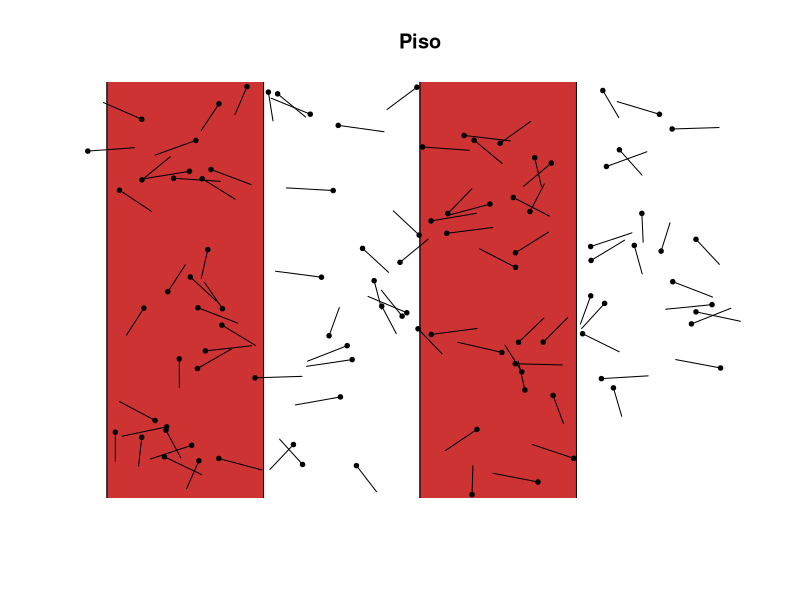
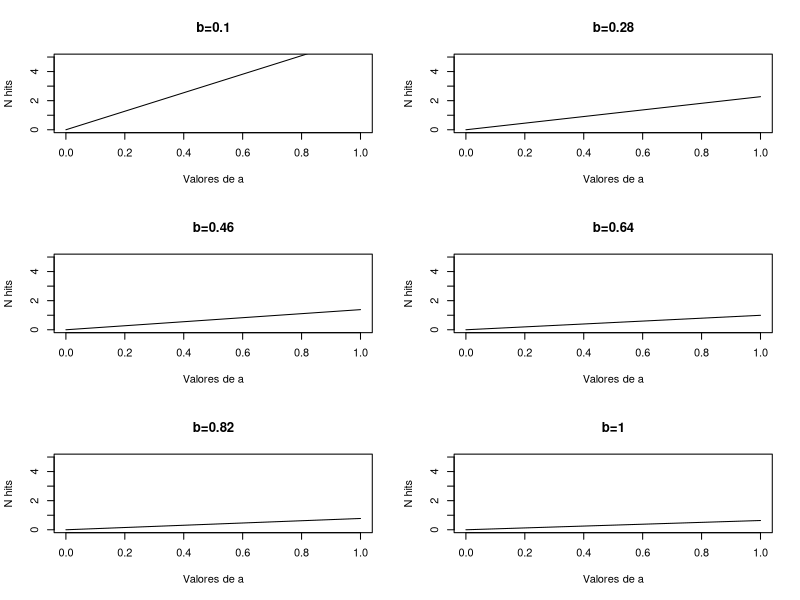
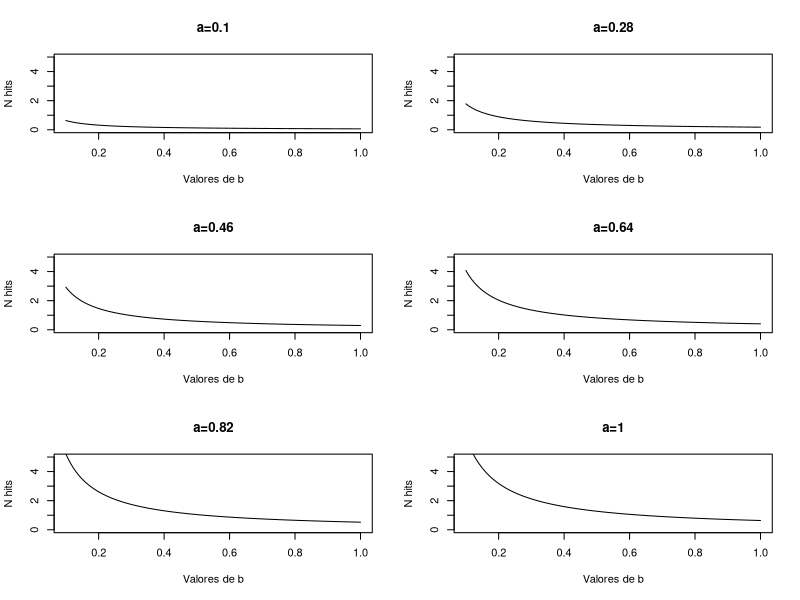
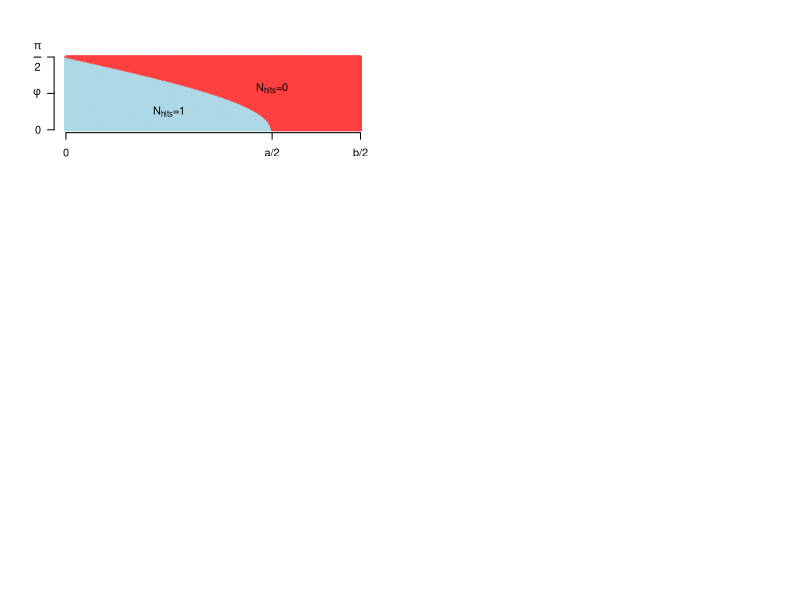

Here is the R script that generated these plots, in order:
##http://recologia.com.br/2017/12/metodo-de-monte-carlo-e-o-experimento-da-agulha-de-buffon/

##Ilustrando o problema de buffon
b=1
a=0.3


plot(0,0,type="n",xlim=c(0,4*b),ylim=c(0,4*b),frame=F,xlab="",ylab="",main="Piso",xaxt="n",yaxt="n")
abline(v=seq(0,3*b,b))
polygon(x=c(0,1,1,0),y=c(-1,-1,5,5),col="brown3")
polygon(x=c(2,3,3,2),y=c(-1,-1,5,5),col="brown3")


for(i in 1:100){
    xcenter <- runif(1,0,4*b)
    ycenter <- runif(1,0,4*b)

    phi <- runif(1,0,2*pi)
    x0 <- xcenter-(a/2)*cos(phi)
    y0 <- ycenter-(a/2)*sin(phi)
    x1 <- xcenter+(a/2)*cos(phi)
    y1 <- ycenter+(a/2)*sin(phi)

    points(x=c(x0,x1),y=c(y0,y1),type="l")
    points(x=x0,y=y0,type="p",pch=19,cex=0.6)
}

##Tamanho das agulhas
sqrt((x1-x0)^2+(y1-y0)^2)

##Testando se ela encostou no canto
xcenter%%(b/2)-(a/2)*cos(phi%%(pi/2))


##Experimento simplificado
n <- 2000
b <- 1
a <- 0.7
nhits <- 0
for(i in 1:n){
    xcenter <- runif(1,0,b/2)
    phi <- runif(1,0,pi/2)
    xtip <- xcenter-(a/2)*cos(phi)
    if(xtip<0){
        nhits <- nhits+1
        }
}

##Porcentagem de hits
nhits/n

##Estimativa de quanto deve ser a porcentagem de hits
((a/b)*(2/pi))


##Avaliando a relação entre tamanho do piso, tamanho da agulha e hits
b_vetor<- seq(0.1,b,length.out = 6)
a_vetor<- seq(0,1,0.001)

par(mfrow=c(3,2))
for(i in 1:length(b_vetor)){
    plot(a_vetor, ((a_vetor/b_vetor[i])*(2/pi)),type="l",xlab="Valores de a",ylab="N hits",main=paste("b=",round(b_vetor[i],2),sep=""),ylim=c(0,5))
}

b_vetor<- seq(0.1,b,0.001)
a_vetor<- seq(0.1,1,length.out = 6)
par(mfrow=c(3,2))
for(i in 1:length(a_vetor)){
    plot(b_vetor, ((a_vetor[i]/b_vetor)*(2/pi)),type="l",xlab="Valores de b",ylab="N hits",main=paste("a=",round(a_vetor[i],2),sep=""),ylim=c(0,5))
}


##Plotando as duas variáveis juntas
angulo <- seq(0,pi/2,length.out = 500)
vetor <- seq(0,b/2,length.out = 500)
casos <- expand.grid(angulo=angulo,b=vetor)
casos$cor <- ifelse(casos$b<a/2 & casos$angulo < acos(casos$b/(a/2)),"lightblue","brown1")


plot(casos$b,casos$angulo,col=casos$cor,pch=19,cex=0.4,xaxt="n",yaxt="n",xlab="",ylab="",frame=F)
axis(1,at=c(0,a/2,b/2),labels=c(0,"a/2","b/2"))
axis(2,at=c(0,pi/4,pi/2),labels=c(0,expression(phi),expression(frac(pi,2))),las=2)
text(a/4,pi/8,expression('N'['hits']*'=1'))
text(a/2,pi/3.5,expression('N'['hits']*'=0'))
